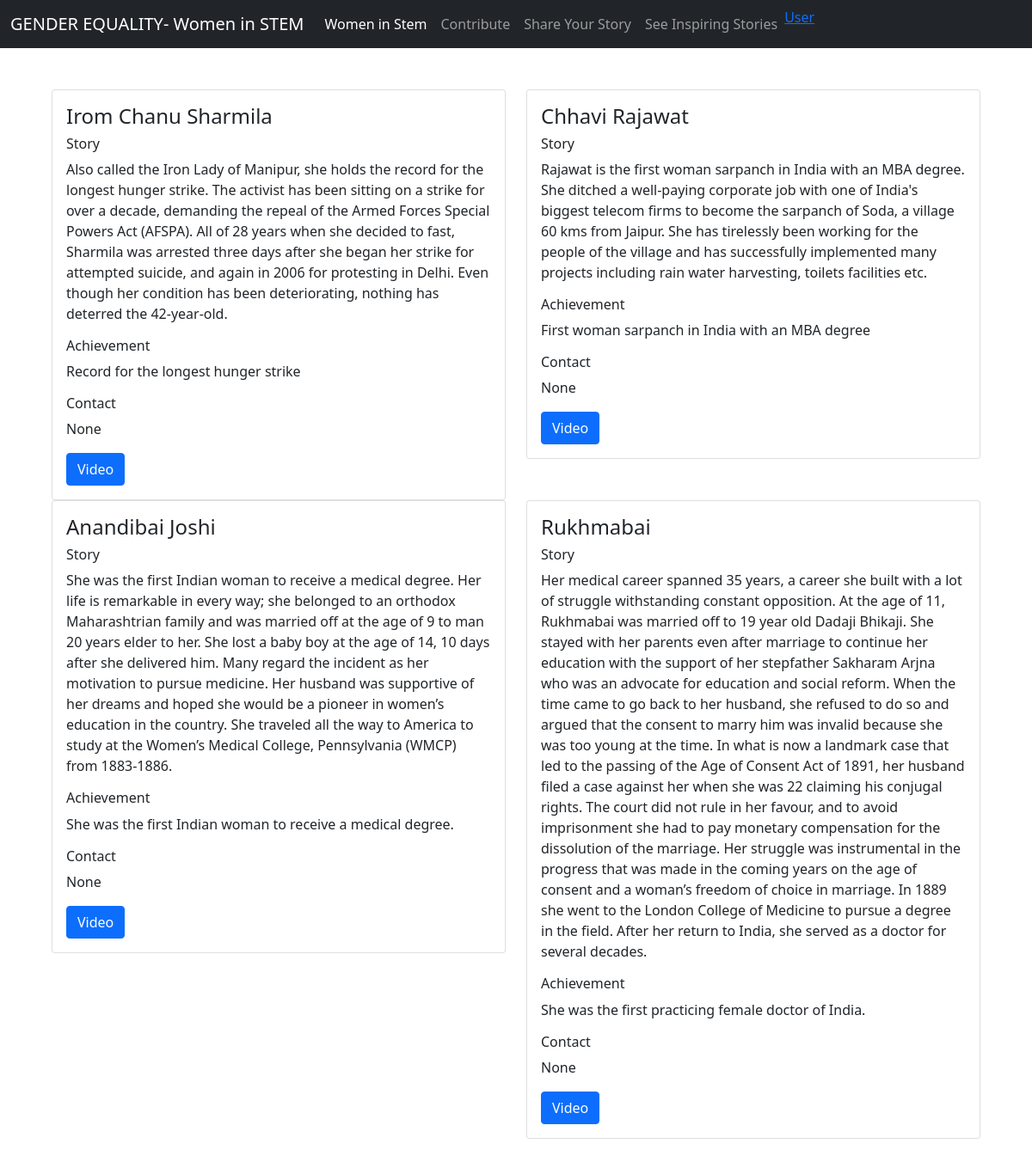
Page /seestory on the committed database.
### womeninstem/models.py (models this page shows, shortened)
class StoryData(models.Model):
    namess = models.CharField(max_length=100)
    story = models.CharField(max_length=500)
    achievess = models.CharField(max_length=500)
    vlink = models.CharField(max_length=500)
    contact = models.CharField(max_length=500)

### womeninstem/views.py (the view)
# urls.py: path('seestory', views.seestory, name='seestory'),
def seestory(request):
    storyorder = StoryData.objects.all()
    return render(request,"seestory.html",{"storyorder":storyorder})

### templates/seestory.html
{% extends "base.html" %}
{% load static %}
{% block body %}
<div class="row m-5">
    {% for stories in storyorder %}
    <div class="col-sm-6">
      <div class="card">
        <div class="card-body">
          <h4 class="card-title">{{stories.namess}}</h4>
          <h6>Story</h6>
          <p class="card-text">{{stories.story}}</p>
          <h6>Achievement</h6>
          <p class="card-text">{{stories.achievess}}</p>
          <h6>Contact</h6>
          <p class="card-text">{{stories.contact}}</p>
          <a href="{{stories.vlink}}" class="btn btn-primary">Video</a>
        </div>
      </div>
    </div>
    {% endfor%}
  </div>
{% endblock body %}

### templates/base.html (shortened to what this page needs)
<!DOCTYPE html>
<html lang="en">
<head>
    <link href="https://cdn.jsdelivr.net/npm/bootstrap@5.0.2/dist/css/bootstrap.min.css" rel="stylesheet">
</head>
<body>
    <nav class="navbar navbar-expand-lg navbar-dark bg-dark">
        <div class="container-fluid">
          <a class="navbar-brand" href="/">GENDER EQUALITY- Women in STEM</a>
          <div class="collapse navbar-collapse" id="navbarSupportedContent">
            <ul class="navbar-nav me-auto mb-2 mb-lg-0">
              <li class="nav-item">
                <a class="nav-link active" aria-current="page" href="/womeninstem">Women in Stem</a>
              </li>
              <li class="nav-item">
                <a class="nav-link" href="/form">Contribute</a>
              </li>
              <li class="nav-item">
                <a class="nav-link" href="/sharestory">Share Your Story</a>
              </li>
              <li class="nav-item">
                <a class="nav-link" href="/seestory">See Inspiring Stories</a>
              </li>
              {% if user.is_authenticated %}
              <li class="nav-item">
                <a class="nav-link" href="/logout">Welcome {{request.user}} | LogOut</a></li>
      {% else %}
      <li>
        <a href="#">User</a>
      </li>
      {% endif %}
          </div>
        </div>
      </nav>
{% block body %}
{% endblock body %}
</body>
</html>

### rows in the picture
StoryData: namess "Irom Chanu Sharmila", story "Also called the Iron Lady of Manipur, she holds the record for the longest hunger strike. The activist has been sitting on a strike for over a decade, demanding the repeal of the Armed Forces Special Powers Act (AFSPA). All of 28 years when she decided to fast, Sharmila was arrested three days after she began her strike for attempted suicide, and again in 2006 for protesting in Delhi. Even though her condition has been deteriorating, nothing has deterred the 42-year-old.", achievess "Record for the longest hunger strike", contact "None"
StoryData: namess "Chhavi Rajawat", story "Rajawat is the first woman sarpanch in India with an MBA degree. She ditched a well-paying corporate job with one of India's biggest telecom firms to become the sarpanch of Soda, a village 60 kms from Jaipur. She has tirelessly been working for the people of the village and has successfully implemented many projects including rain water harvesting, toilets facilities etc.", achievess "First woman sarpanch in India with an MBA degree", contact "None"
StoryData: namess "Anandibai Joshi", story "She was the first Indian woman to receive a medical degree. Her life is remarkable in every way; she belonged to an orthodox Maharashtrian family and was married off at the age of 9 to man 20 years elder to her. She lost a baby boy at the age of 14, 10 days after she delivered him. Many regard the incident as her motivation to pursue medicine. Her husband was supportive of her dreams and hoped she would be a pioneer in women’s education in the country. She traveled all the way to America to study at the Women’s Medical College, Pennsylvania (WMCP) from 1883-1886.", achievess "She was the first Indian woman to receive a medical degree.", contact "None"
StoryData: namess "Rukhmabai", story "Her medical career spanned 35 years, a career she built with a lot of struggle withstanding constant opposition. At the age of 11, Rukhmabai was married off to 19 year old Dadaji Bhikaji. She stayed with her parents even after marriage to continue her education with the support of her stepfather Sakharam Arjna who was an advocate for education and social reform. When the time came to go back to her husband, she refused to do so and argued that the consent to marry him was invalid because she was too young at the time. In what is now a landmark case that led to the passing of the Age of Consent Act of 1891, her husband filed a case against her when she was 22 claiming his conjugal rights.…", achievess "She was the first practicing female doctor of India.", contact "None"
